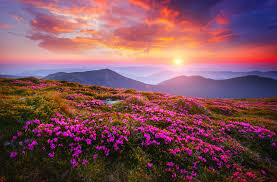
#> input picture 01_sandbox/lake.jpg, 277 x 182 px
$ python 'split and merge 2.py'
#> lines starting #> are read from the running program, lines starting #| are printed output that depends on the picture
import cv2
import matplotlib.pyplot as plt

lake_bgr = cv2.imread("lake.jpg")
#> lake_bgr is the input picture: shape (182, 277, 3); mean B, G, R 88.9, 80.2, 128.2
b, g, r = cv2.split(lake_bgr)
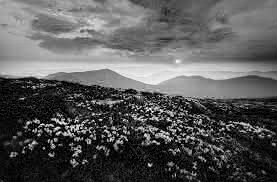
#> b: shape (182, 277); min 0, max 255, mean 88.9
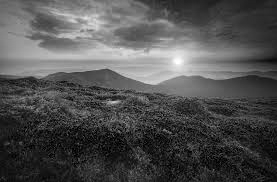
#> g: shape (182, 277); min 0, max 255, mean 80.2
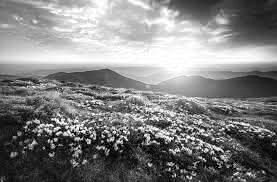
#> r: shape (182, 277); min 0, max 255, mean 128.2
lake_marged_bgr = cv2.merge((b, g, r))
lake_merged_rgb = cv2.cvtColor(lake_marged_bgr, cv2.COLOR_BGR2RGB)
cv2.imwrite("red_lake.jpg", r)
# вывод

plt.subplot(221)
plt.title("Оригинал (RGB)")
plt.imshow(lake_merged_rgb)

plt.subplot(222)
plt.title("Red Channel")
plt.imshow(r, cmap="grey")

plt.subplot(223)
plt.title("Green Channel")
plt.imshow(g, cmap="grey")

plt.subplot(224)
plt.title("Blue Channel")
plt.imshow(b, cmap="grey")

plt.show()
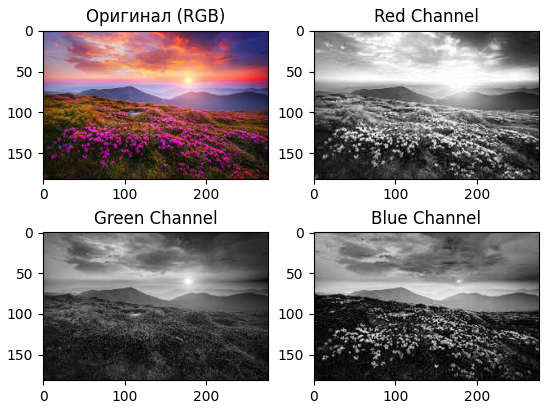
#> figure drawn by matplotlib, 4 panels

$ run again, with 01_sandbox/apple_green.jpg copied over 01_sandbox/lake.jpg
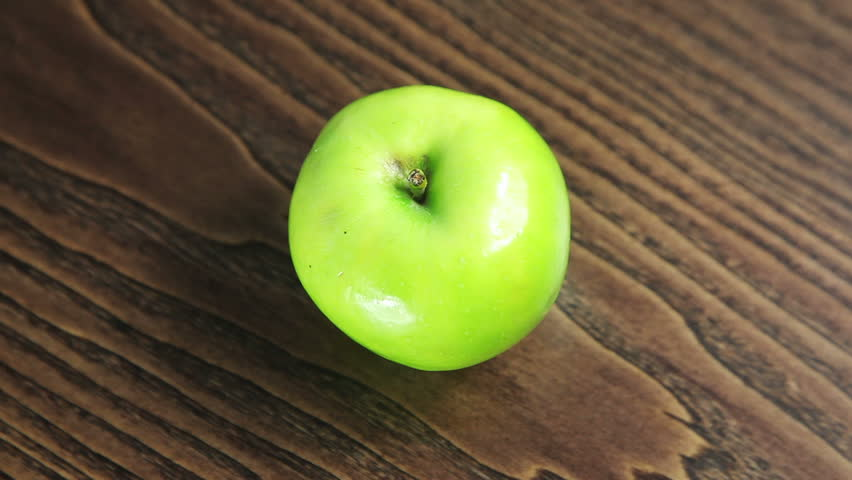
#> input picture 01_sandbox/apple_green.jpg, 852 x 480 px
#> lake_bgr is the input picture: shape (480, 852, 3); mean B, G, R 58.5, 96.3, 105.3
#> `b, g, r = cv2.split(lake_bgr)`:
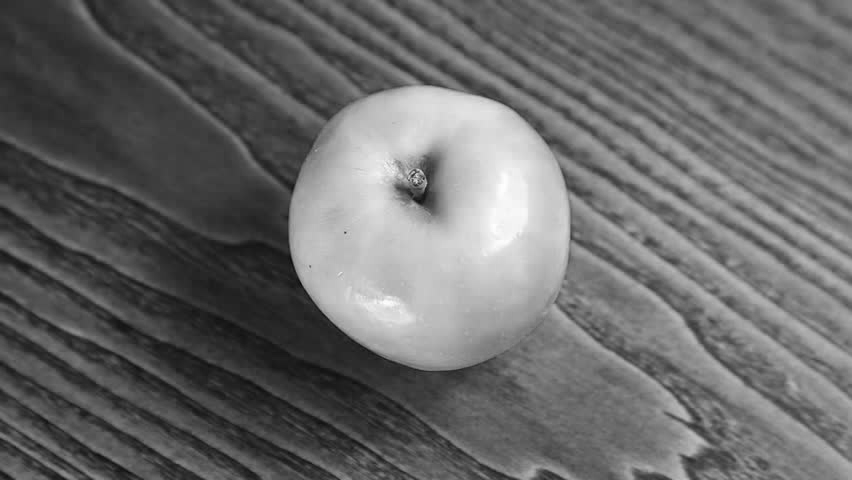
#> r: shape (480, 852); min 3, max 255, mean 105.3
#> `plt.show()`:
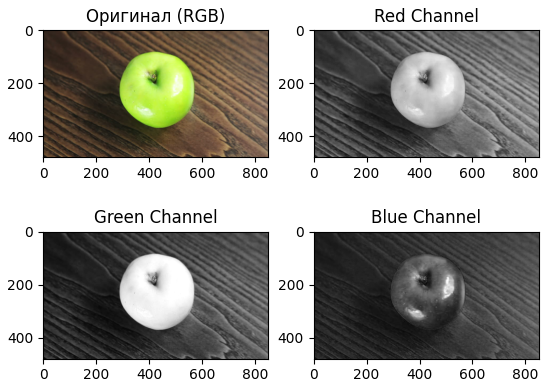
#> figure drawn by matplotlib, 4 panels
